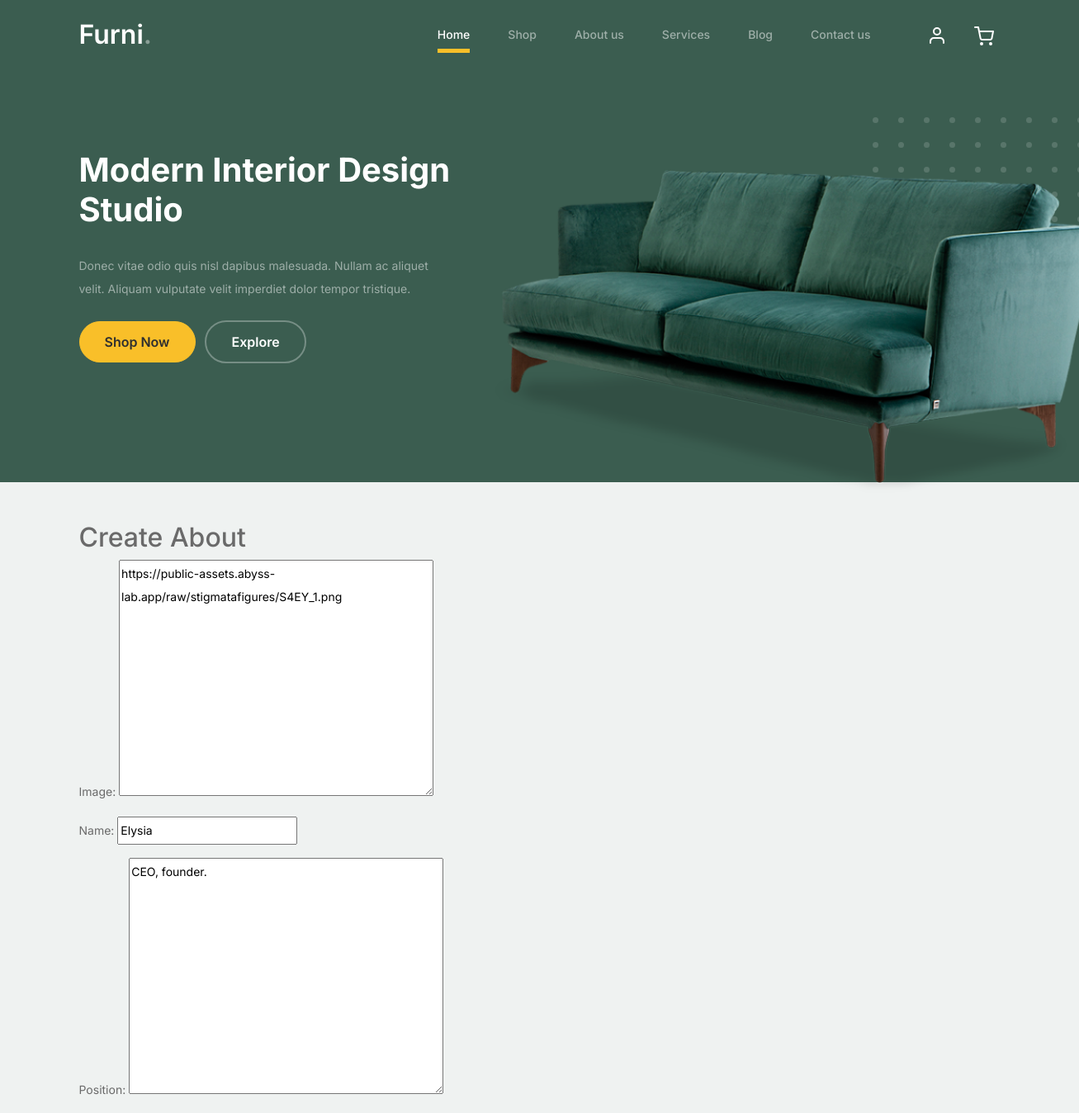
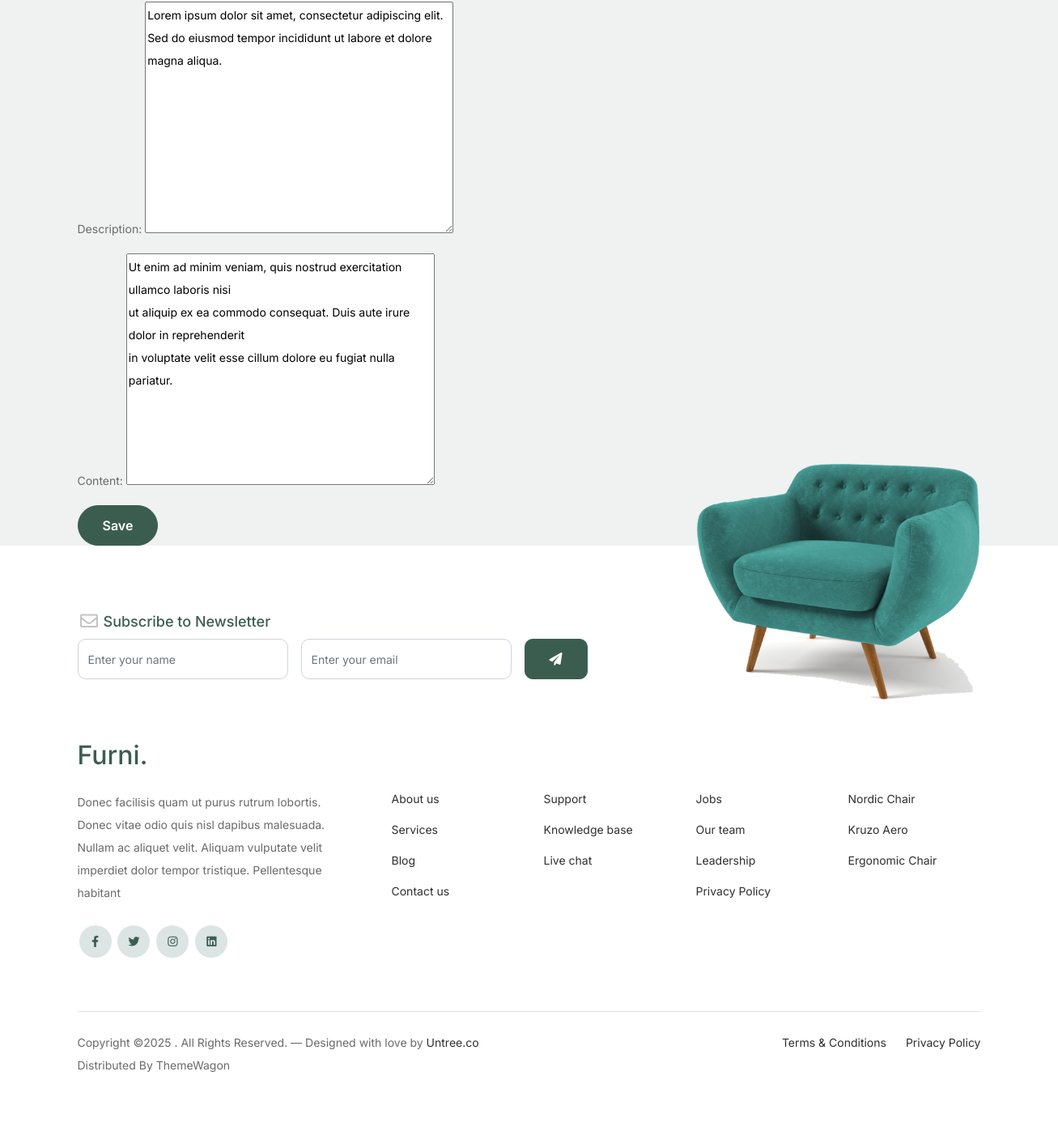
Screenshot of /about/1/update/ with the database file from the repository (2 pictures, top to bottom).
### first_app/models.py (models this page shows, shortened)
class About(models.Model):
    image = models.TextField(unique=True)
    name = models.CharField(max_length=100, unique=True)
    position = models.TextField()
    description = models.TextField()
    content = models.TextField()

### first_app/views.py (the view)
# urls.py: path("about/<int:pk>/update/", views.AboutUpdateView.as_view(), name="about_update"),
class AboutUpdateView(UpdateView):
    fields = ("image", "name", "position", "description", "content")
    model = About
    success_url = reverse_lazy("about")

### first_app/templates/first_app/about_form.html (shortened to what this page needs)
{% extends "base.html" %}
{% block body_block %}
<div class="container mt-5">
    <h2>Create About</h2>
    <form method="post" enctype="multipart/form-data">
        {{ form.as_p }}
        <button type="submit" class="btn btn-primary">Save</button>
    </form>
</div>
{% endblock %}

### static/css/style.css (style rules this page uses)
body { overflow-x: hidden; position: relative; }
body { font-family: "Inter", sans-serif; font-weight: 400; line-height: 28px; color: #6a6a6a; font-size: 14px; background-color: #eff2f1; }
.btn { font-weight: 600; padding: 12px 30px; border-radius: 30px; color: #ffffff; background: #2f2f2f; border-color: #2f2f2f; }
.btn.btn-primary { background: #3b5d50; border-color: #3b5d50; }
textarea { height: auto !important; }

### rows the page displays
About: image "https://public-assets.abyss-lab.app/raw/stigmatafigures/S4EY_1.png", name "Elysia", position "CEO, founder.", description "Lorem ipsum dolor sit amet, consectetur adipiscing elit. Sed do eiusmod tempor incididunt ut labore et dolore magna aliqua.", content "Ut enim ad minim veniam, quis nostrud exercitation ullamco laboris nisi ut aliquip ex ea commodo consequat. Duis aute irure dolor in reprehenderit in voluptate velit esse cillum dolore eu fugiat nulla pariatur."
